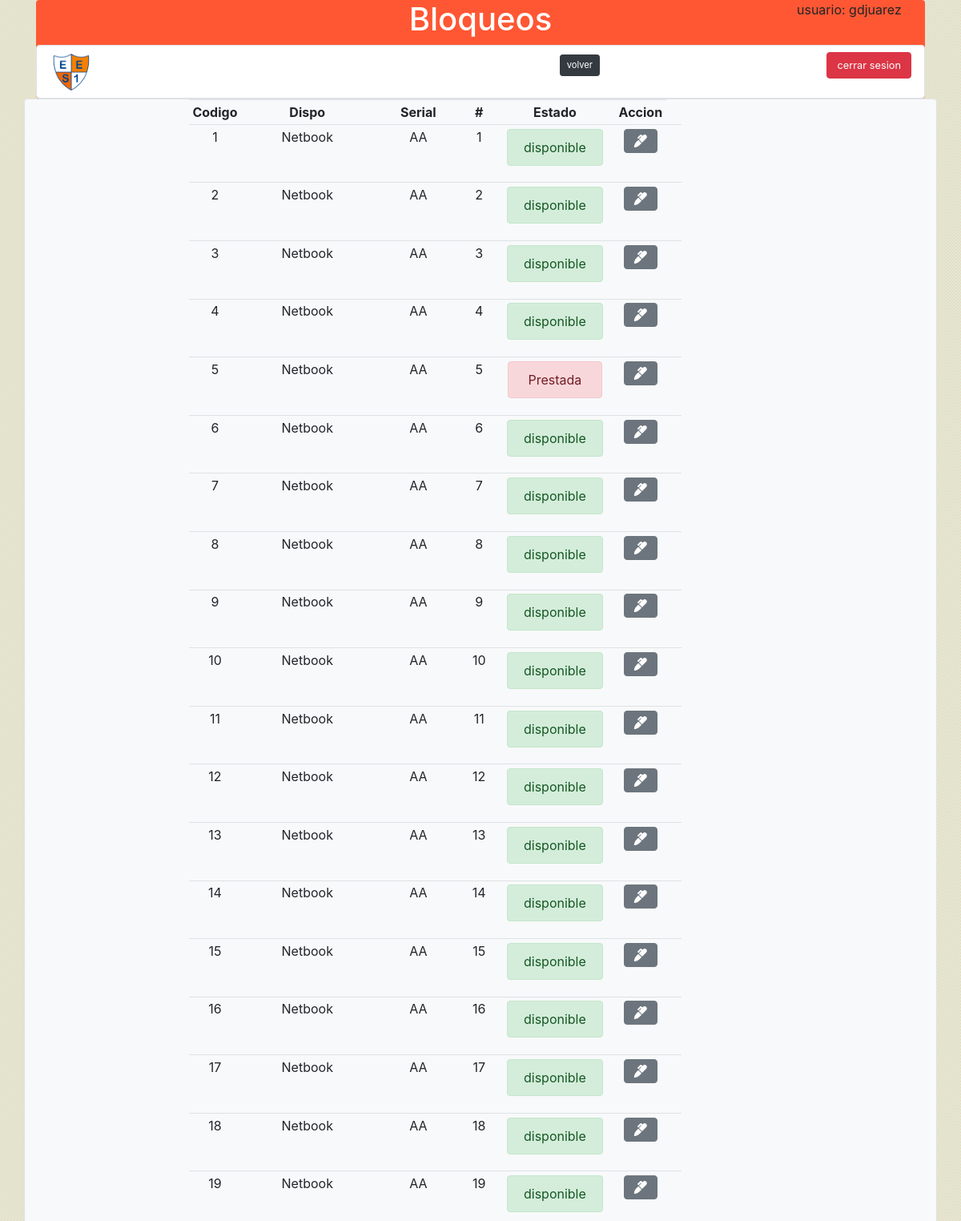
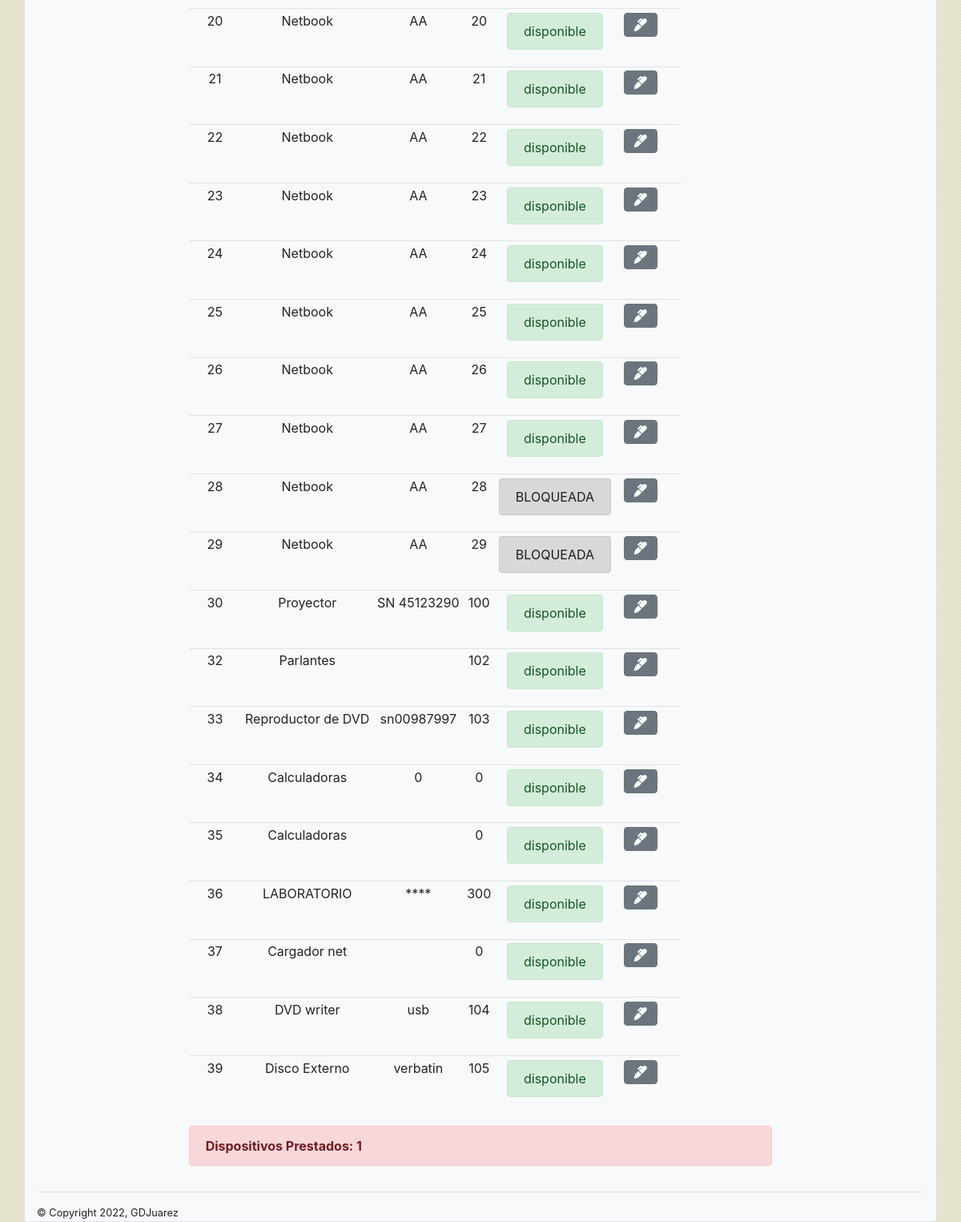
The app's page /prestamos/bloqueada.php (signed in), older data (2 pictures, top to bottom).
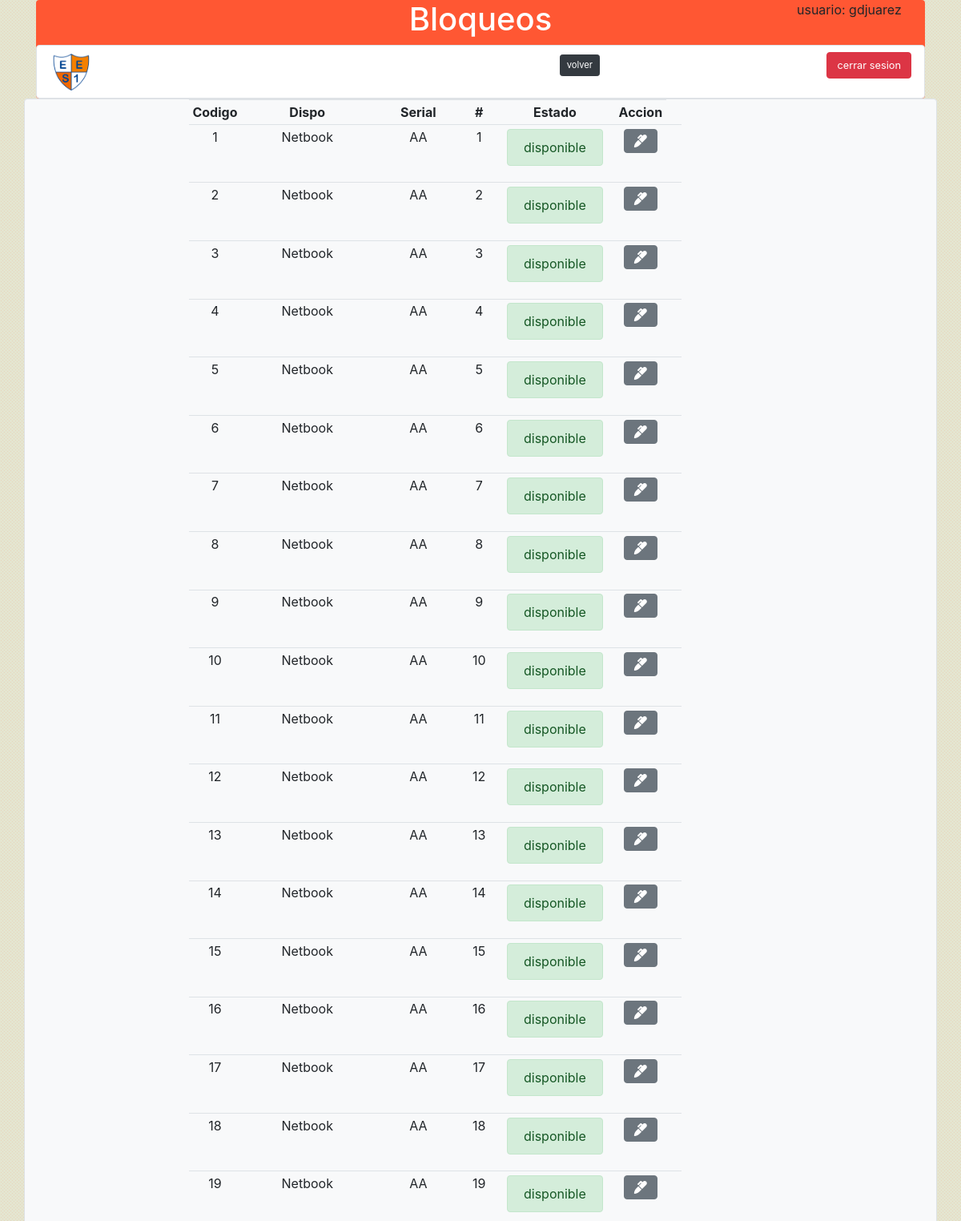
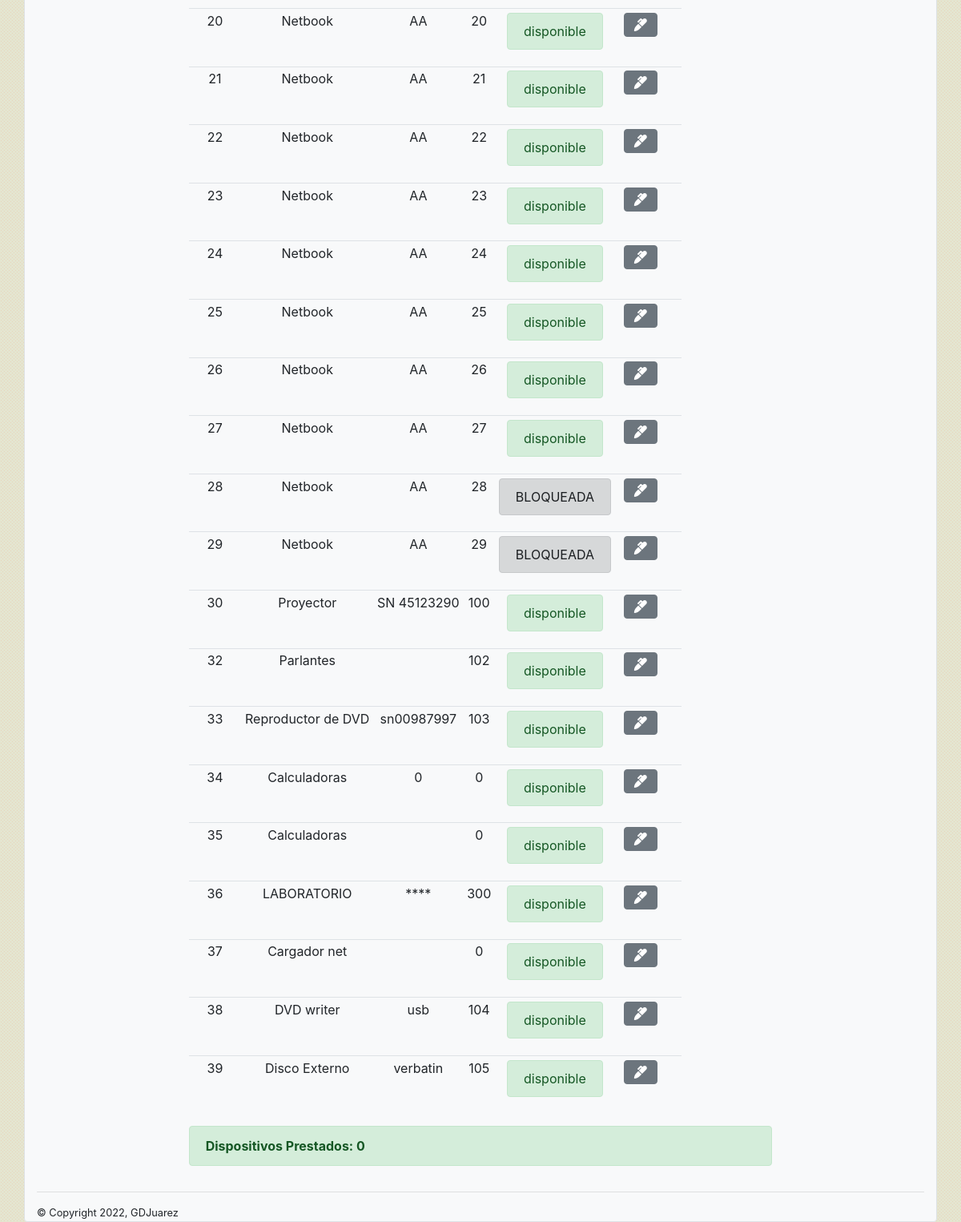
The same page, newer data (2 pictures, top to bottom).
### tables this page shows
CREATE TABLE `dispositivo` (
  `id` int(11) NOT NULL,
  `dispositivo` varchar(45) NOT NULL,
  `n_serial` varchar(45) NOT NULL,
  `numero` int(11) NOT NULL,
  `estado` varchar(20) NOT NULL,
  `Apellido` varchar(45) NOT NULL,
  `Curso` varchar(10) NOT NULL
);

### clases/class_conexion.php (called while the page is built, shortened)
<?php
 class Conexion{
    public function __construct(){
        $this->conexion_db = new mysqli(DB_HOST,DB_USUARIO,DB_PASS,DB_NOMBRE);
    }
  }
?>

### prestamos/bloqueada.php (the view, shortened to what this page needs)
<?php
$disp_prestados=0;
require("../clases/class_conexion.php");
require("../clases/class_dispositivo.php");
$mis_dispositivos = new Dispositivo();
$array_dispositivos=$mis_dispositivos->get_dispositivos();
 ?>
<!doctype html>
<html lang="en">
<head>
    <link rel="stylesheet" href="https://cdn.jsdelivr.net/npm/bootstrap@4.6.0/dist/css/bootstrap.min.css"
>
    <link rel="stylesheet" href="https://cdnjs.cloudflare.com/ajax/libs/font-awesome/5.15.2/css/all.min.css">
    <link rel="stylesheet" href="../stylefondo.css">
</head>
<header>
    <div class="container">
        <div class="banner  rounded" style="background-color: #FF5733 ;">
            <div class="row">
                <div class="col-lg-2">
                </div>
                <div class="col-lg-8">
                    <h1 class="text-white text-center">Bloqueos</h1>
                </div>
                <div class="col-lg-2">
                    <p>usuario: <?php echo $_SESSION['user'];?></p>
                </div>
            </div>
            <nav class="navbar navbar-light bg-white border rounded">
                <img src="../img/escudo1.png" class="rounded " style="width:5%" alt="Responsive image">
                <form class="form-inline" action="menu.php" method="post">
                    <button class="btn btn-dark btn-sm" type="submit"><small>volver</small></button>
                </form>
                <form class="form-inline" action="../destruir.php" method="post">
                    <button class="btn btn-danger " type="submit"><small>cerrar sesion</small></button>
                </form>
            </nav>
        </div>
    </div>
</header>
<body>
    <div class='container bg-light border rounded '>
        <div class="row ">
            <div class="col-md-2">
            </div>
            <div class="col-md-8">
                <table class="table table-sm table-responsive table-hover text-center" id="tablaPmo">
                    <tr class="Barra text-center >">
                        <th>Codigo</th>
                        <th>Dispo</th>
                        <th>Serial</th>
                        <th>#</th>
                        <th>Estado</th>
                        <th>Accion</th>
                    </tr>
                    <?php
                                    foreach ($array_dispositivos as $row) { ?>
                    <tr>
                        <td><?php echo $row['id']; ?></td>
                        <td><?php echo $row['dispositivo']; ?></td>
                        <td><?php echo $row['n_serial']; ?></td>
                        <td><?php echo $row['numero']; ?></td>
                        <?php  $estado=$row['estado'];
                                    if($estado == "disponible"){
                                        $boton_color= "class='alert alert-success'";
                                    }elseif($estado == "BLOQUEADA"){
                                        $boton_color="class='alert alert-dark' ";
                                    }else{
                                    $boton_color="class='alert alert-danger' ";
                                    $disp_prestados +=1;
                                }
                             ?>
                        <td><input type='submit' id='estado' <?php echo $boton_color ?>
                                value='<?php echo $row['estado']?>' /></td>
                        <td>
                            <div class="btn-group">
                                <a href="bloq_desbloq.php?id=<?php echo $row['id']?>&estado=<?php echo $row['estado']?>" class="btn btn-secondary"><i
                                        class="fas fa-marker"></i> </a>
                            </div>
                        </td>
                        <td></td>
                        <td></td>
                        <?php
                        }
                        ?>
                </table>
                <?php if($disp_prestados==0){
                                echo " <div class='alert alert-success'>
                                <strong>Dispositivos Prestados: $disp_prestados </strong>
                                </div>";
                                }else{
                                echo " <div class='alert alert-danger'>
                                <strong>Dispositivos Prestados:  $disp_prestados  </strong>
                                </div>";
                                } ?>
            </div>
            <div class="col-md-2">
            </div>
        </div>
        <hr>
        <footer>
            <small>&copy; Copyright 2022, GDJuarez</small>
        </footer>
    </div>
</body>
</html>

Row changes from the older to the newer data that the page shows:
changed dispositivo id 5: estado "Prestada" → "disponible"
Text that changed along with them:
$disp_prestados: (not shown) → "0"
$disp_prestados: "1" → (not shown)
